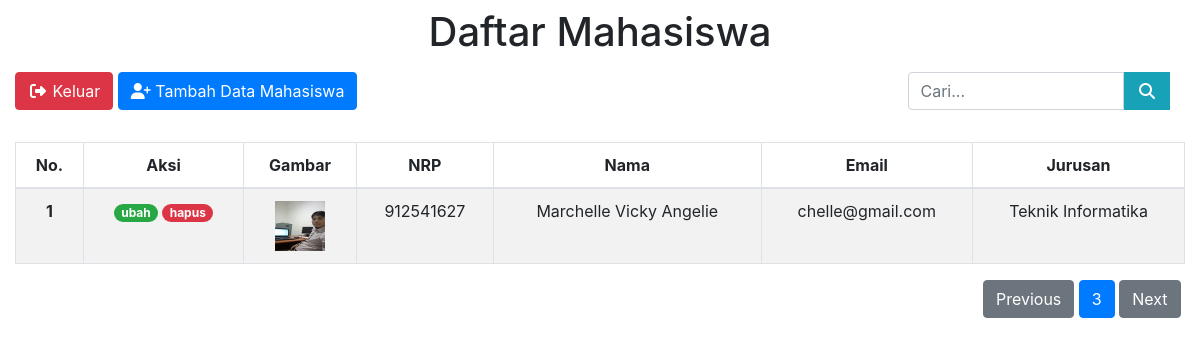
/Pagination/index.php?halaman=3 (signed in), run on the app's committed database.
### tables this page shows
CREATE TABLE `mahasiswa` (
  `id` int(11) NOT NULL,
  `nama` varchar(200) NOT NULL,
  `nrp` char(9) NOT NULL,
  `email` varchar(100) NOT NULL,
  `jurusan` varchar(100) NOT NULL,
  `gambar` varchar(100) NOT NULL
);

### Pagination/functions.php (called while the page is built, shortened)
<?php
$conn = mysqli_connect('localhost', 'root', '', 'php_dasar');
function query($query) {
	global $conn;
	$result = mysqli_query($conn, $query);
	$rows = [];
	while ($row = mysqli_fetch_assoc($result)) {
	    $rows[] = $row;
	}
	return $rows;
}
?>

### Pagination/index.php (the view, shortened to what this page needs)
<?php
$jumlahDataPerHalaman = 5;
$jumlahData = count(query("SELECT * FROM mahasiswa"));
$jumlahHalaman = ceil($jumlahData / $jumlahDataPerHalaman);
$halamanAktif = (isset($_GET['halaman'])) ? $_GET['halaman'] : 1;
$awalData = ($jumlahDataPerHalaman * $halamanAktif) - $jumlahDataPerHalaman;
$mahasiswa = query("SELECT * FROM mahasiswa LIMIT $awalData, $jumlahDataPerHalaman");
?>
<!DOCTYPE html>
<html lang="en">
<head>
</head>
<body>
		<div class="col-lg-12">
			<h1 class="mt-2 text-center">Daftar Mahasiswa</h1>
			<a href="logout.php" class="btn btn-danger mt-2" onclick="return confirm('Apakah Anda Yakin Ingin Keluar?')"><i class="fas fa-fw fa-sign-out-alt"></i> Keluar</a>
			<a href="tambah.php" class="btn btn-primary mt-2"><i class="fas fa-fw fa-user-plus"></i> Tambah Data Mahasiswa</a>&nbsp;
			<form action="" method="post" class="col-lg-3 float-right mt-2">
				<div class="form-group input-group">
					<input type="text" name="keyword" class="form-control" placeholder="Cari..." autocomplete="off">
	              	<button type="submit" name="cari" class="btn btn-info" style="border-radius: 0 !important;">
	                	<i class="fas fa-fw fa-search"></i>
	              	</button>
				</div>
			</form>
			<table class="table table-hover table-bordered table-striped">
				<thead>
					<tr class="text-center">
						<th>No.</th>
						<th>Aksi</th>
						<th>Gambar</th>
						<th>NRP</th>
						<th>Nama</th>
						<th>Email</th>
						<th>Jurusan</th>
					</tr>
				</thead>
				<tbody>
					<?php $i = 1; foreach($mahasiswa as $row) : ?>
					<tr class="text-center">
						<th><?= $i; ?></th>
						<td>
							<a href="ubah.php?id=<?= $row['id']; ?>" class="badge badge-pill badge-success">ubah</a>
							<a href="hapus.php?id=<?= $row['id']; ?>" class="badge badge-pill badge-danger" onclick="return confirm('Apakah Anda Yakin Ingin Menghapus Data Ini?')">hapus</a>
						</td>
						<td>
							<img src="img/<?= $row['gambar']; ?>" width="50">
							<td><?= $row['nrp']; ?></td>
							<td><?= $row['nama']; ?></td>
							<td><?= $row['email']; ?></td>
							<td><?= $row['jurusan']; ?></td>
						</td>
					</tr>
					<?php $i++ ?>
					<?php endforeach; ?>
				</tbody>
			</table>
			<div class="pagination float-right">
				<?php if ($halamanAktif > 1): ?>
				    <a href="?halaman=<?= ($halamanAktif - 1); ?>" class="btn btn-secondary">Previous</a>&nbsp;
			    <?php else : ?>
				    <a href="" class="btn btn-secondary disabled-pagination">Previous</a>&nbsp;
				<?php endif ?>
			    <a href="?halaman=<?= $halamanAktif; ?>" class="btn btn-primary"><?= $halamanAktif; ?></a>&nbsp;
				<?php if ($halamanAktif < $jumlahHalaman): ?>
				    <a href="?halaman=<?= ($halamanAktif + 1); ?>" class="btn btn-secondary">Next</a>&nbsp;
				<?php else : ?>
				    <a href="" class="btn btn-secondary disabled-pagination">Next</a>&nbsp;
				<?php endif ?>
			</div>
		</div>
</body>
</html>

### Pagination/index.php (style rules this page uses)
.disabled-pagination { pointer-events: none; cursor: default; }

### data on the page
mahasiswa: gambar (picture), nrp "912541627", nama "Marchelle Vicky Angelie", email "chelle@gmail.com", jurusan "Teknik Informatika"

### other printed values
$halamanAktif "3"
